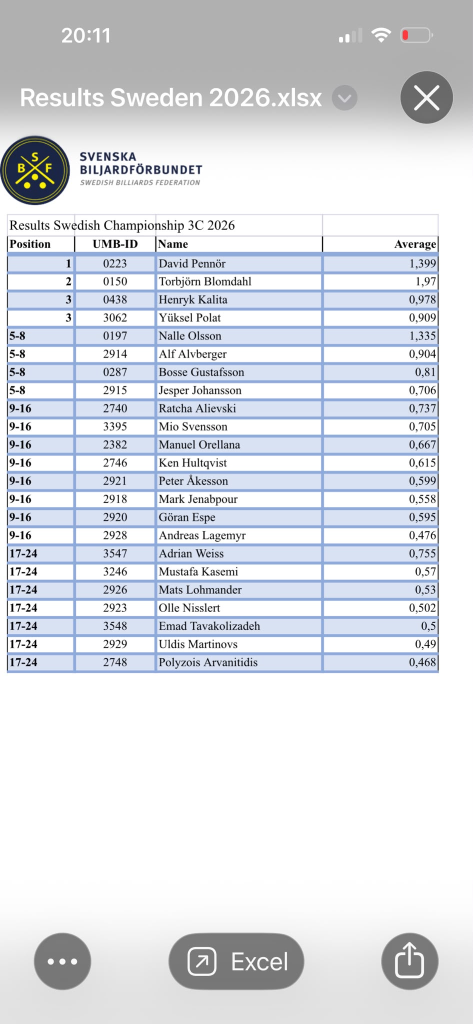
#> input picture docs/ai/ceb-ranking/WhatsApp Image 2026-10-06 at 21.12.46.jpeg, 945 x 2048 px, found by its file name (shown at 1/2 size)
$ python ocr_cells.py
#> lines starting #> are read from the running program, lines starting #| are printed output that depends on the picture; after the words box and inside, x2 and y2 are one past the last pixel; in counts of white or black regions, pixels touching at a corner belong together
"""Per-cell OCR with tight crops per column; outputs cells.tsv."""
from PIL import Image, ImageOps
import pytesseract
import numpy as np

pytesseract.pytesseract.tesseract_cmd = r"C:\Program Files\Tesseract-OCR\tesseract.exe"
SRC = r"D:\Projects\4-billiardtoday-frontend\docs\ai\ceb-ranking\WhatsApp Image 2026-10-06 at 21.12.46.jpeg"
img = Image.open(SRC).convert("L")
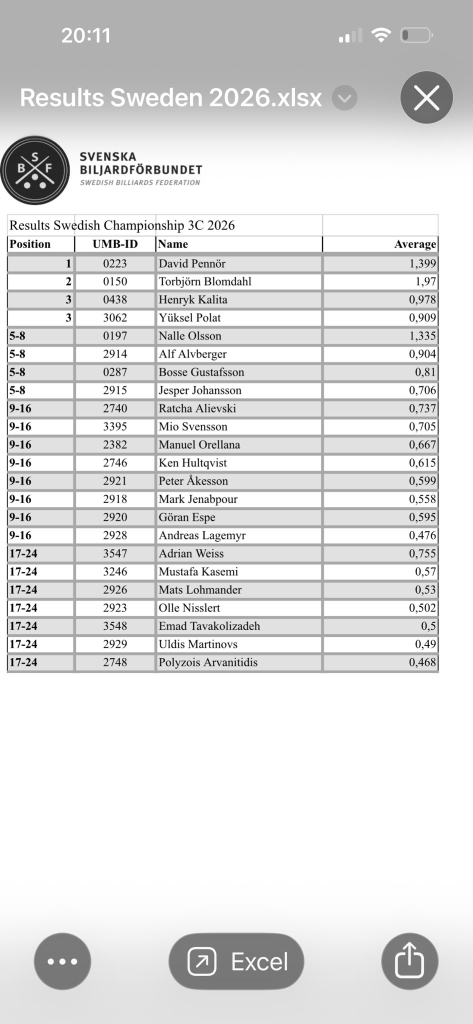
#> img: PIL image 945x2048 L (shown at 1/2 size); min 0, max 255, mean 223
a = np.array(img)
dark = (a < 140)
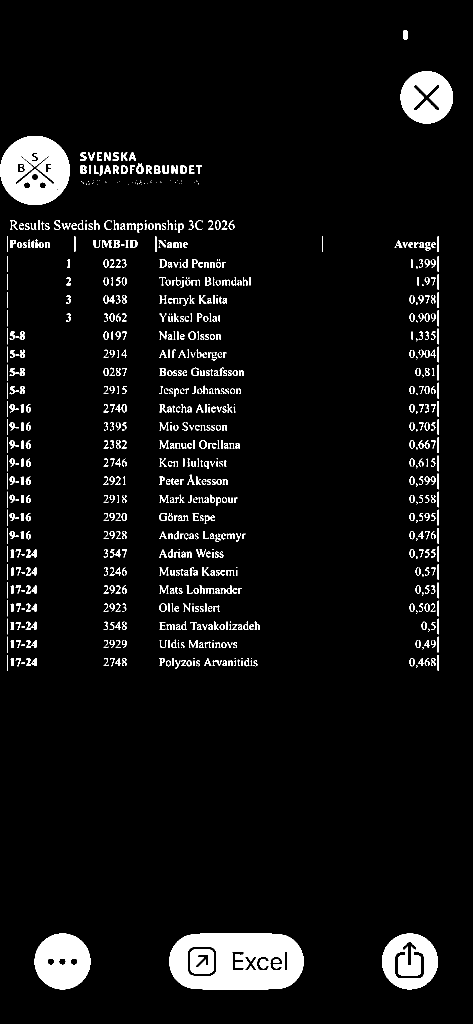
#> dark: shape (2048, 945) bool (shown at 1/2 size); 5.5% white; 889 white regions (169 under 20 px), largest, box (x1, y1, x2, y2) and area: (338, 1867, 607, 1979) 22474, (0, 272, 140, 410) 13398, (69, 1867, 181, 1979) 9434
rowsum = dark.sum(axis=1)
#> rowsum = 2048 values, max 452 at index 1903, min 0 at index 0, mean 52.11
bands, inb, start = [], False, 0
for y, v in enumerate(rowsum):
    if v > 3 and not inb:
        inb, start = True, y
    elif v <= 3 and inb:
        inb = False
        if 440 < start < 1500 and (y - start) > 12:
            bands.append((start, y))
#> this loop made 2048 passes
#> inb on passes 62, 80, 143, 248, 273, 411, 441, 466, 473, 505, 514, 544: True, False, True, False, True, False, True, False, True, False, True, False
#> after the loop, bands = 24 items, first 6: (472, 504), (513, 543), (549, 579), (585, 616), (621, 652), (657, 688); inb = False; start = 1867

COLS = {"position": (16, 150), "umb_id": (175, 285), "name": (295, 545), "average": (770, 880)}
Z = 6
res = []
for i, (y0, y1) in enumerate(bands):
    cells = {}
    for cname, (x0, x1) in COLS.items():
        crop = img.crop((x0, y0 - 5, x1, y1 + 5))
        big = crop.resize((crop.width * Z, crop.height * Z), Image.LANCZOS)
        big = ImageOps.autocontrast(big)
        cfg = "--psm 7"
        if cname in ("position", "umb_id"):
            cfg += " -c tessedit_char_whitelist=0123456789-"
        if cname == "average":
            cfg += " -c tessedit_char_whitelist=0123456789,."
#> (the run stopped early here; a loop or call above may not have finished)
